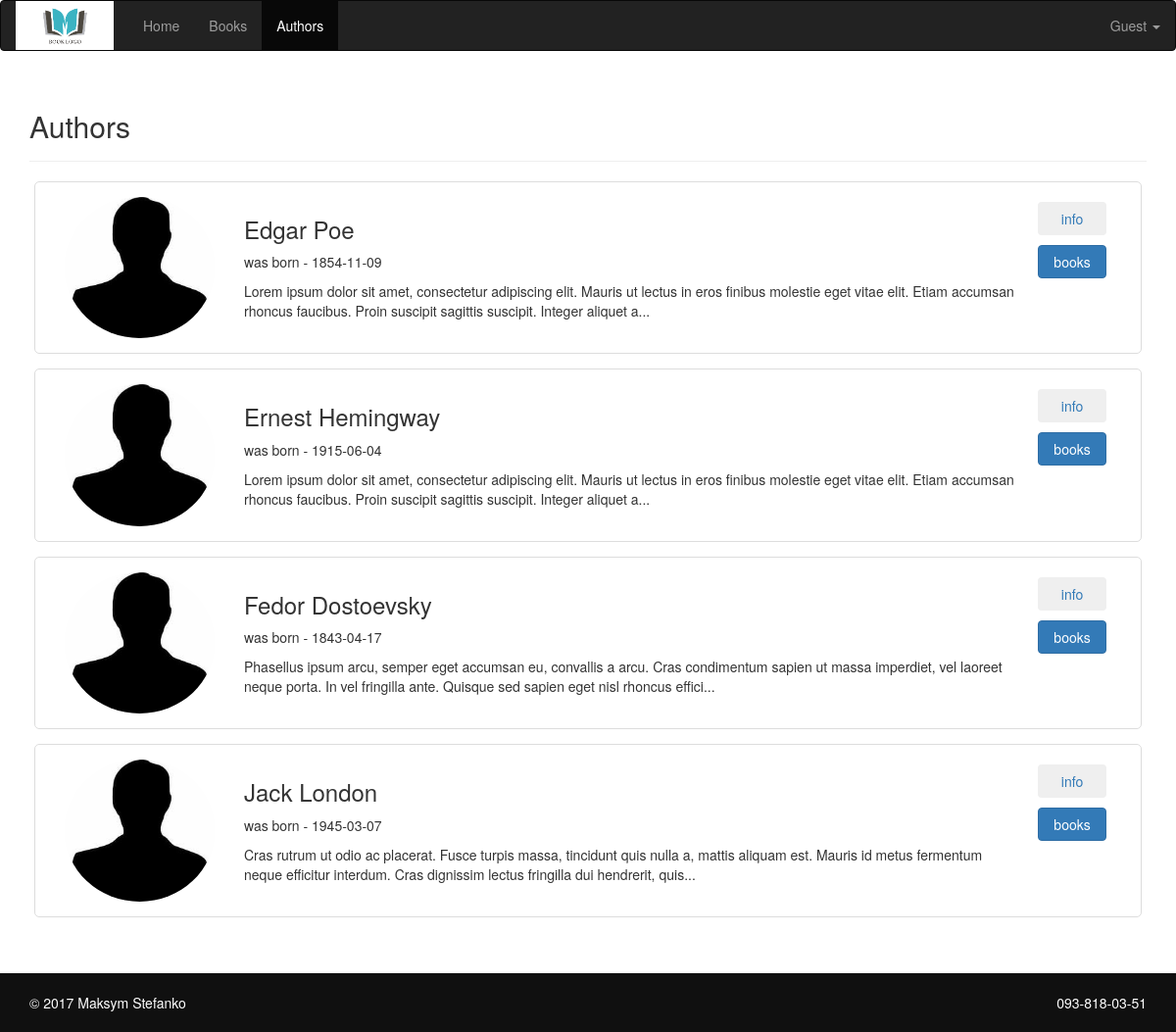
/pages/authors.php, run on the app's committed database.
### tables this page shows
CREATE TABLE `author` (
  `id` int(11) NOT NULL AUTO_INCREMENT,
  `fname` varchar(255) DEFAULT NULL,
  `lname` varchar(255) DEFAULT NULL,
  `birth_date` date DEFAULT NULL,
  `photo` varchar(255) DEFAULT NULL,
  `biography` text,
  PRIMARY KEY (`id`)
);

### shared/config.php (called while the page is built, shortened)
<?php
function is_loged_in() {
    return isset($_SESSION['username']);
}

### pages/authors.php (the view, shortened to what this page needs)
<?php
    require '../shared/config.php';
    $conn = connect_to_db();
    $sql = "SELECT * FROM author ORDER BY fname";
    $result = $conn->query($sql);
?>
<!DOCTYPE html>
<html lang="en">
    <head>
        <?php require '../shared/head.php';?>
    </head>
    <body>
        <?php require '../shared/header.php';?>
        <div class="container">
            <div class="page-header">
                <h2>Authors</h2>
             </div>
            <div class="author-list">
            <?php
                if ($result->num_rows > 0) {
                    while($row = $result->fetch_assoc()) {
                        echo "<div class='author-item row'>
                                <div class='col-xs-4 col-md-2'>
                                    <a href='author_details.php?id=$row[id]'>
                                        <img class='author-photo' src='../img/author_default.jpg' alt='photo'>
                                    </a>
                                </div>
                                <div class='col-xs-8 col-md-9'>
                                    <h3>$row[fname] $row[lname]</h3>
                                    <p>was born - $row[birth_date]</p>
                                    <p>" . substr($row['biography'], 0, 200) . "...</p>
                                </div>
                                <div class='col-xs-12 col-md-1'>
                                    <a class='pull-right' href='author_details.php?id=$row[id]'>
                                        <button class='btn btn-secondary btn-author'>info</button>
                                    </a>
                                    <a class='pull-right' href='books.php?author=$row[id]'>
                                        <button class='btn btn-primary btn-author'>books</button>
                                    </a>
                                </div>
                              </div>";
                    }
                } else {
                    echo "No authors";
                }
            ?>
            </div>
        </div>
        <?php require '../shared/footer.php';?>
    </body>
</html>

### shared/head.php (shortened to what this page needs)
<link rel="stylesheet" href="../css/bootstrap.css">
<link rel="stylesheet" href="../css/style.css">

### shared/header.php (shortened to what this page needs)
<header>
    <nav class="navbar navbar-inverse">
        <div class="navbar-header">
          <a class="navbar-brand" href="../"><img src="../img/logo.png" alt="Brand"></a>
        </div>
        <div class="collapse navbar-collapse" id="bs-example-navbar-collapse-1">
          <ul class="nav navbar-nav">
              <li <?php if($_SERVER['REQUEST_URI'] == '/'){echo 'class="active"';}?>><a href="../">Home</a></li>
              <li <?php if($_SERVER['REQUEST_URI'] == '/pages/books.php'){echo 'class="active"';}?>><a href="../pages/books.php">Books</a></li>
              <li <?php if($_SERVER['REQUEST_URI'] == '/pages/authors.php'){echo 'class="active"';}?>><a href="../pages/authors.php">Authors</a></li>
          </ul>
          <ul class="nav navbar-nav navbar-right">
            <li class="dropdown">
                <a class="dropdown-toggle" data-toggle="dropdown" href="#">
                    <?php if(is_loged_in()){
                        echo $_SESSION['username'];
                    } else {
                        echo "Guest";
                    }?>
                <span class="caret"></span></a>
              </li>
          </ul>
        </div>
    </nav>
</header>

### shared/footer.php
<footer class="footer">
    <div class="container">
        <span>&copy; 2017 Maksym Stefanko</span>
        <span class="pull-right">093-818-03-51</span>
    </div>
</footer>

### css/style.css (style rules this page uses)
html, body { margin:0; padding:0; height:100%; }
.container { min-height: 100%; }
.author-photo, .book-photo { width: 100%; border-radius: 50%; }
.author-item, .book-item { margin: 15px 5px; border: 1px solid #ddd; border-radius: 5px; padding: 15px; }
.btn-author { width: 70px; margin: 5px; }
.footer { bottom: 0; width: 100%; height: 60px; line-height: 60px; background-color: #101010; color: #fff; margin-top: 3em; }

### data on the page
author: fname "Edgar", lname "Poe", birth_date "1854-11-09", biography "Lorem ipsum dolor sit amet, consectetur adipiscing elit. Mauris ut lectus in eros finibus molestie eget vitae elit. Etiam accumsan rhoncus faucibus. Proin suscipit sagittis suscipit. Integer aliquet a"
author: fname "Ernest", lname "Hemingway", birth_date "1915-06-04", biography "Lorem ipsum dolor sit amet, consectetur adipiscing elit. Mauris ut lectus in eros finibus molestie eget vitae elit. Etiam accumsan rhoncus faucibus. Proin suscipit sagittis suscipit. Integer aliquet a"
author: fname "Fedor", lname "Dostoevsky", birth_date "1843-04-17", biography "Phasellus ipsum arcu, semper eget accumsan eu, convallis a arcu. Cras condimentum sapien ut massa imperdiet, vel laoreet neque porta. In vel fringilla ante. Quisque sed sapien eget nisl rhoncus effici"
author: fname "Jack", lname "London", birth_date "1945-03-07", biography "Cras rutrum ut odio ac placerat. Fusce turpis massa, tincidunt quis nulla a, mattis aliquam est. Mauris id metus fermentum neque efficitur interdum. Cras dignissim lectus fringilla dui hendrerit, quis"
